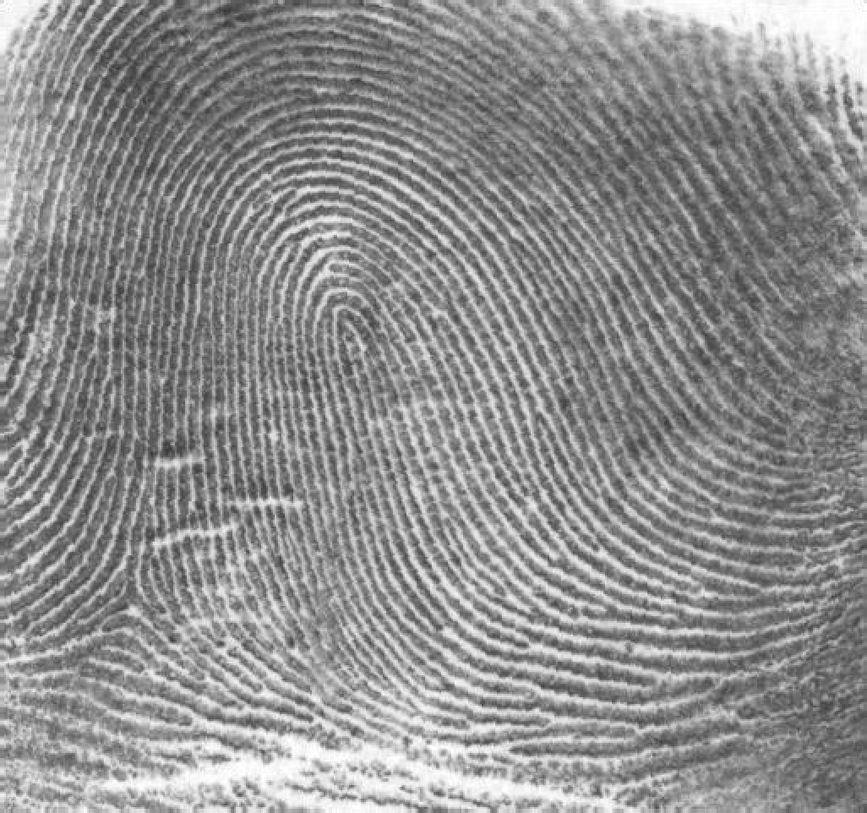
#> input picture TDT4195 - Visual computing fundamentals/image processing/assignment3/src/img/thumbprint.png, 867 x 813 px, shrunk from 1026 x 962 before the run
$ jupyter execute task2a.ipynb   (older library calls are emulated)
#> lines starting #> are read from the running program, lines starting #| are printed output that depends on the picture; after the words box and inside, x2 and y2 are one past the last pixel; in counts of white or black regions, pixels touching at a corner belong together
### TDT4195 - Visual computing fundamentals/image processing/assignment3/src/utils.py
import torch
import os
import skimage
import skimage.io
import numpy as np
import matplotlib.pyplot as plt
import warnings
import pathlib

image_output_dir = pathlib.Path("img/processed")


def read_image(imname: str, image_folder=pathlib.Path("img")) -> np.ndarray:
    """
        Reads image (imname) from folder image_folder
    """
    impath = image_folder.joinpath(imname)
    print("Reading image:", impath)
    return skimage.io.imread(impath)


def to_uint8(im: np.ndarray) -> np.ndarray:
    """
        Converts and squashes an image to uint8.
        If image min/max is outside of [0.0, 1.0]
        We squash it to [0.0, 1.0]
        args:
            im: np.ndarray of dtype np.uint8 or np.float
        returns:
            im: np.ndarray of dtype np.uint8 in range [0, 255]
    """

    if im.dtype == np.uint8:
        return im
    if im.min() >= 0.0 and im.max() <= 1.0:
        im = (im*255).astype(np.uint8)
        return im
    warnings.warn("Image min/max is outside the range [0.0, 1.0]. Squashing the image to this range. (Can be safely ignored)")
    im = im - im.min()
    im = im / im.max()
    im = (im*255).astype(np.uint8)
    return im


def save_im(imname: str, im: np.ndarray):
    """
        Saves image (im) to the directory image_output_dir with
        filename imname
    """
    im = to_uint8(im)
    impath = image_output_dir.joinpath(imname)
    os.makedirs(image_output_dir, exist_ok=True)
    print("Saving image to:", impath)
    skimage.io.imsave(impath, im)


# [14 lines left out: function uint8_to_float, not called in this run]

### TDT4195 - Visual computing fundamentals/image processing/assignment3/src/task2a.ipynb
[cell 1]
import numpy as np
import skimage
import utils
import pathlib

[cell 2]
def cumulative_sum(limit, array, element_function):
    sum = 0
    for i in range(0, limit):
        sum += element_function(i, array[i])
    return sum

# Got a zero division error
def zero_division(x, y):
    if np.abs(y) <= 1e-8:
        return 0
    else:
        return x / y

[cell 3]
def otsu_thresholding(im: np.ndarray, find_eta=False) -> int:
    """
        Otsu's thresholding algorithm that segments an image into 1 or 0 (True or False)
        The function takes in a grayscale image and outputs a boolean image
        args:
            im: np.ndarray of shape (H, W) in the range [0, 255] (dtype=np.uint8)
            find_eta: boolean, true if the eta_star should be returned also
        return:
            if find_eta
                (int, int) the computed thresholding value and eta
            else
                (int) the computed thresholding value

    """
    # I will follow the seven steps from the chapter provided, and comment them along the way
    assert im.dtype == np.uint8
    L = 256 # Distinct integer intensty levels in the digital image

    # 1. Compute the normalized histogram of the input image.
    # Denote the components of the histogram by p_i, i = 0, 1, 2, ..., L - 1
    (histogram, _) = np.histogram(im, L, (0, L - 1))
    p = histogram / np.sum(histogram) # Normalize
    assert(np.sum(p) == 1)

    # 2. Compute the cumulative sums, P_1(k),
    # for k = 0, 1, 2, ..., L - 1,
    # using Eq. (10-49)
    P_1 = np.fromiter(map(lambda k: cumulative_sum(k + 1, p, lambda i, p_i: p_i), range(L)), np.float64)

    # 3. Compute the cumulative means, m(k),
    # for k = 0, 1, 2, ..., L - 1,
    # using Eq. (10-53)
    m = np.fromiter(map(lambda k: cumulative_sum(k + 1, p, lambda i, p_i: i * p_i), range(L)), np.float64)

    # 4. Compute the global mean, m_G, using Eq. (10-54)
    m_G = cumulative_sum(L - 1, p, lambda i, p_i: i * p_i)

    # 5. Compute the between-class variance term, sigma_B2(k),
    # for k = 0, 1, 2, ..., L - 1
    # using Eq. (10-62)
    numerator = (m_G * P_1 - m) ** 2
    denominator = P_1 * (1 - P_1)
    sigma_B2 = np.fromiter(map(lambda i: zero_division(numerator[i], denominator[i]), range(L)), np.float64)

    # 6. Obtain the Otsu threshold, k_star, as the value of k for which sigma_B2(k) is maximum.
    # If the maximum is not unique, obtain k_star by averaging the values of k corresponding to the various maxima detected.
    sigma_B2_max = np.amax(sigma_B2)
    k_stars = [i for i, j in enumerate(sigma_B2) if j == sigma_B2_max]
    k_star = int(sum(k_stars) / len(k_stars))
    threshold = k_star

    # 7. Compute the global variance, sigma_G2, using Eq. (10-58),
    # and then obtain the separability measure, eta_star, by evaluating Eq. (10-61) with k = k_star
    if find_eta:
        sigma_G2 = cumulative_sum(L, p, lambda i, p_i: (i - m_G) ** 2 * p_i)
        eta = sigma_B2 / sigma_G2
        eta_star = eta[k_star]
        return threshold, eta_star
    else:
        return threshold

[cell 4]
if __name__ == "__main__":
    # DO NOT CHANGE
    impaths_to_segment = [
        pathlib.Path("thumbprint.png"),
        pathlib.Path("polymercell.png")
    ]
    for impath in impaths_to_segment:
        im = utils.read_image(impath)
#> in read_image, returned value is the input picture: shape (813, 867); min 46, max 255, mean 142.7
        threshold = otsu_thresholding(im)
#> in otsu_thresholding, `(histogram, _) = np.histogram(im, L, (0, L - 1))`: histogram = 256 values, max 7980 at index 114, min 0 at index 0, mean 2753.4
#> in otsu_thresholding, `p = histogram / np.sum(histogram)`: p = 256 values, max 0.0113 at index 114, min 0 at index 0, mean 0.00391
#> the loop in cumulative_sum, `for i in range(0, limit):` made 1 pass
#> sum on pass 1: 0
#> after the loop in cumulative_sum, `for i in range(0, limit):`: sum = 0
#> the loop in cumulative_sum (call 2), `for i in range(0, limit):` made 2 passes
        print("Found optimal threshold:", threshold)
#| Found optimal threshold: 152

        # Segment the image by threshold
        segmented_image = (im >= threshold)
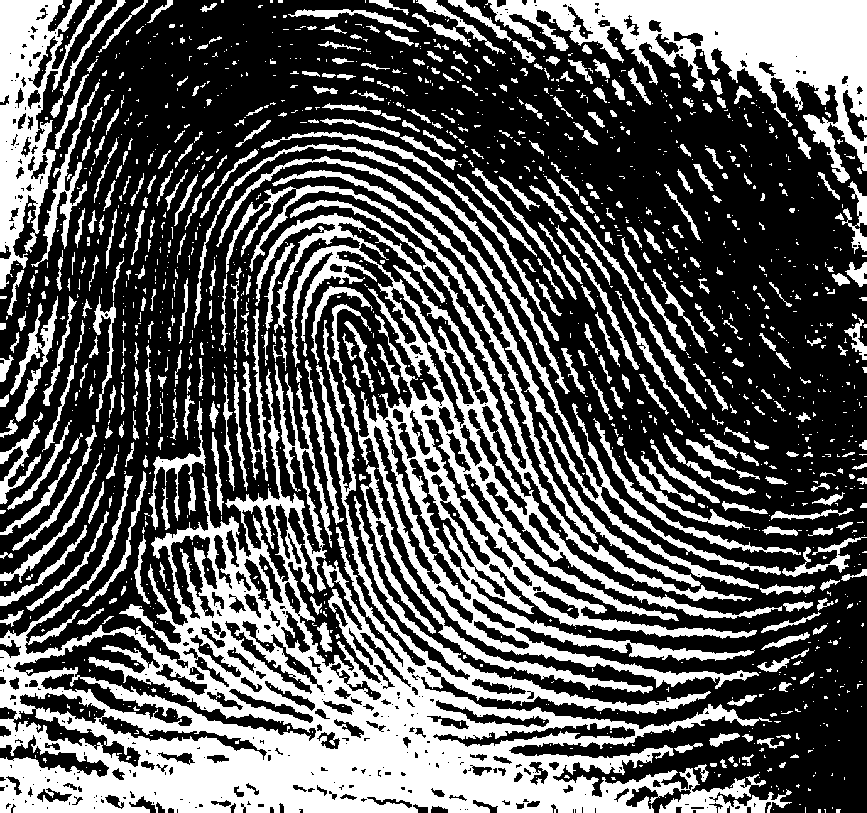
#> segmented_image: shape (813, 867) bool; 36.2% white; 1463 white regions (1032 under 20 px), largest, box (x1, y1, x2, y2) and area: (0, 320, 792, 813) 94265, (255, 200, 782, 689) 40465, (485, 0, 867, 183) 23727
        assert im.shape == segmented_image.shape, "Expected image shape ({}) to be same as thresholded image shape ({})".format(
                im.shape, segmented_image.shape)
        assert segmented_image.dtype == bool, "Expected thresholded image dtype to be np.bool. Was: {}".format(
                segmented_image.dtype)

        segmented_image = utils.to_uint8(segmented_image)

        save_path = "{}-segmented.png".format(impath.stem)
        utils.save_im(save_path, segmented_image)
#> pass 2 of the loop `for impath in impaths_to_segment:`:
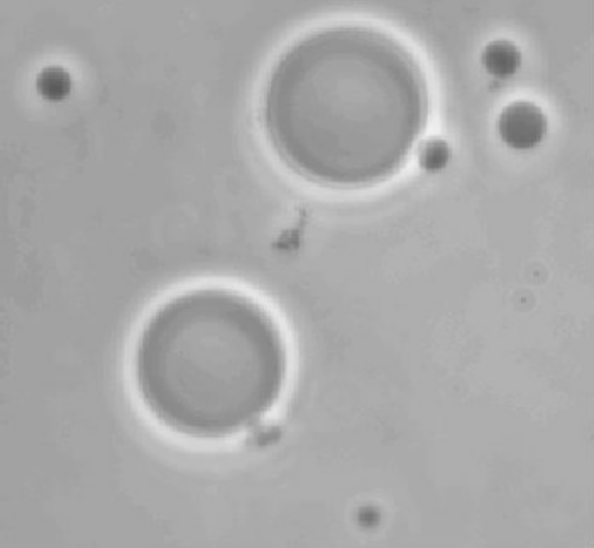
#> input picture TDT4195 - Visual computing fundamentals/image processing/assignment3/src/img/polymercell.png, 594 x 548 px, shrunk from 702 x 648 before the run
#> in read_image, returned value is the input picture: shape (548, 594); min 90, max 241, mean 169.6
#| Found optimal threshold: 181
#> `segmented_image = (im >= threshold)`:
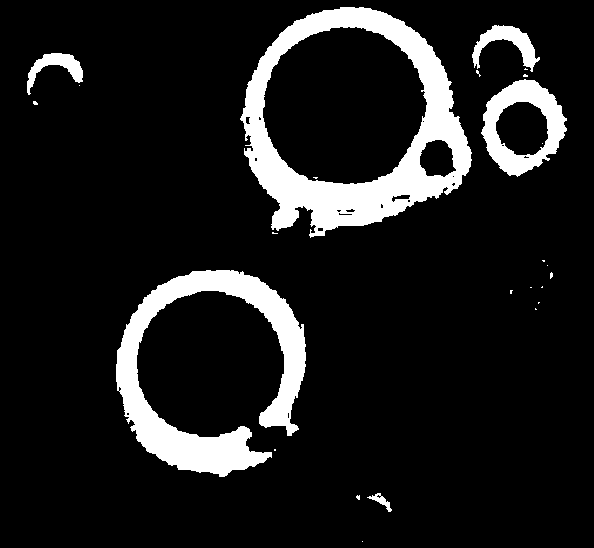
#> segmented_image: shape (548, 594) bool; 11.3% white; 25 white regions (19 under 20 px), largest, box (x1, y1, x2, y2) and area: (240, 7, 472, 238) 17590, (116, 270, 306, 477) 13191, (481, 79, 567, 177) 3706, (472, 25, 540, 72) 1174, (27, 53, 83, 95) 849, (367, 493, 392, 512) 150
